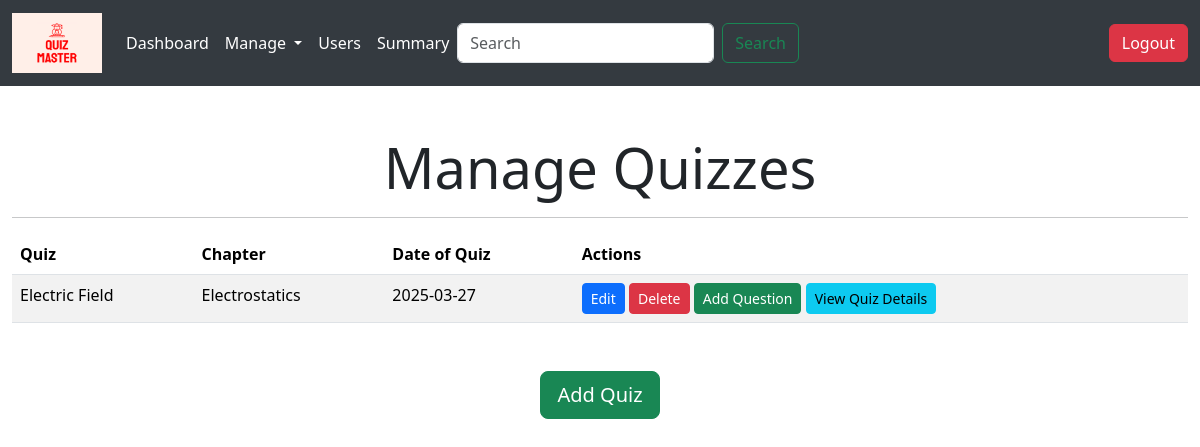
Before: /manage_quizzes (signed in) with the older database file.
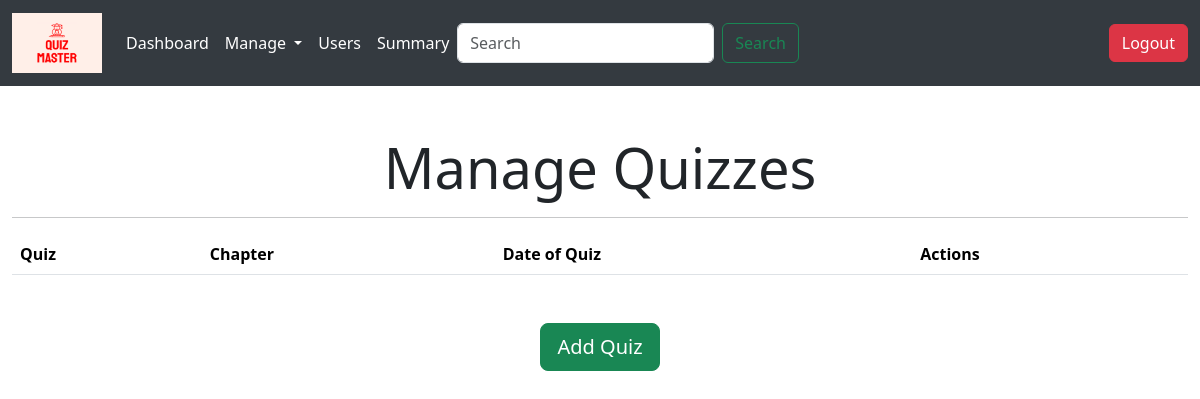
After: the same page with the newer database file.
### controller/models.py (models this page shows)
class Quiz(db.Model):
    id = db.Column(db.Integer, primary_key = True, autoincrement = True)
    chapter_id = db.Column(db.Integer, db.ForeignKey('chapter.id'), nullable = False)
    name = db.Column(db.String(128), nullable = False)
    date_of_quiz = db.Column(db.Date, nullable = False)
    duration = db.Column(db.String(64),nullable = False)
    syllabus = db.Column(db.Text)
    total_questions = db.Column(db.Integer)
    maximum_marks = db.Column(db.Integer)
    questions = db.relationship('Question', backref = 'quiz', lazy = True)
    quiz_attempts = db.relationship('Score', backref = 'quiz', lazy = True)

class Chapter(db.Model):
    id = db.Column(db.Integer, primary_key = True, autoincrement = True)
    subject_id = db.Column(db.Integer, db.ForeignKey('subject.id'), nullable = False)
    name = db.Column(db.String(128), unique = True, nullable = False)
    description = db.Column(db.Text)
    quizzes = db.relationship('Quiz', backref = 'chapter', lazy = True)

### controller/admin_routes.py (the view)
@app.route('/manage_quizzes')
@login_required
def manage_quizzes():
    if current_user.role != 'admin':
        flash('You are not authorized to view this page!', 'danger')
        return redirect(url_for('home'))
    quizzes = Quiz.query.all()
    chapters = Chapter.query.all()
    current_date = datetime.today().date()
    return render_template('manage_quizzes.html', quizzes=quizzes, chapters=chapters, current_date=current_date)

### controller/authorization_routes.py (called while the page is built)
@login_manager.user_loader
def load_user(user_id):
    return User.query.get(int(user_id))

### templates/manage_quizzes.html (shortened to what this page needs)
{% extends 'base.html' %}
{% block content %}
  <div class="container-fluid mt-5">
    <h1 class="display-4 text-center">Manage Quizzes</h1>
    <hr>
    <div class="table-responsive">
      <table class="table table-striped">
        <thead class="thead-dark">
          <tr>
            <th>Quiz</th>
            <th>Chapter</th>
            <th>Date of Quiz</th>
            <th>Actions</th>
          </tr>
        </thead>
        <tbody>
          {% for quiz in quizzes %}
            <tr>
              <td>{{ quiz.name }}</td>
              <td>{{ quiz.chapter.name }}</td>
              <td>{{ quiz.date_of_quiz }}</td>
              <td>
                  <a href="{{ url_for('edit_quiz', quiz_id=quiz.id) }}" class="btn btn-primary btn-sm">Edit</a>
                  <a href="{{ url_for('delete_quiz', quiz_id=quiz.id) }}" onclick="return confirm('Are you sure you want to delete?')" class="btn btn-danger btn-sm">Delete</a>
                  <a href="{{ url_for('add_question', quiz_id=quiz.id) }}" class="btn btn-success btn-sm">Add Question</a>
                  <a href="{{ url_for('quiz_details', quiz_id=quiz.id) }}" class="btn btn-info btn-sm">View Quiz Details</a>
              </td>
            </tr>
          {% endfor %}
        </tbody>
      </table>
    </div>
    <div class="text-center mt-3">
      <a href="{{ url_for('add_quiz') }}" class="btn btn-success btn-lg mt-3">Add Quiz</a>
    </div>
  </div>
{% endblock %}

Changed rows visible on the page:
removed Quiz: name "Electric Field", chapter.name "Electrostatics", date_of_quiz "2025-03-27"
